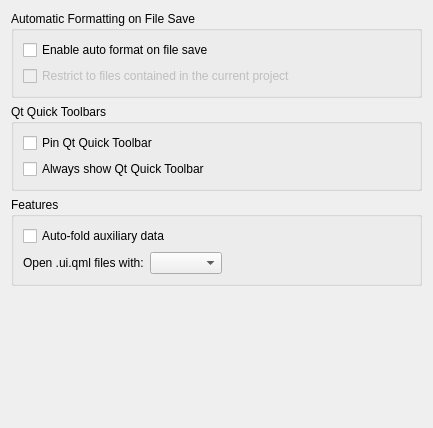
<?xml version="1.0" encoding="UTF-8"?>
<ui version="4.0">
 <class>QmlJSEditor::Internal::QmlJsEditingSettingsPage</class>
 <widget class="QWidget" name="QmlJSEditor::Internal::QmlJsEditingSettingsPage">
  <property name="geometry">
   <rect>
    <x>0</x>
    <y>0</y>
    <width>433</width>
    <height>428</height>
   </rect>
  </property>
  <property name="windowTitle">
   <string/>
  </property>
  <layout class="QGridLayout" name="gridLayout">
   <item row="1" column="0">
    <widget class="QGroupBox" name="groupBox_2">
     <property name="title">
      <string>Qt Quick Toolbars</string>
     </property>
     <layout class="QVBoxLayout" name="verticalLayout">
      <item>
       <widget class="QCheckBox" name="textEditHelperCheckBoxPin">
        <property name="toolTip">
         <string>If enabled, the toolbar will remain pinned to an absolute position.</string>
        </property>
        <property name="text">
         <string>Pin Qt Quick Toolbar</string>
        </property>
       </widget>
      </item>
      <item>
       <widget class="QCheckBox" name="textEditHelperCheckBox">
        <property name="text">
         <string>Always show Qt Quick Toolbar</string>
        </property>
       </widget>
      </item>
     </layout>
    </widget>
   </item>
   <item row="3" column="0">
    <spacer name="verticalSpacer">
     <property name="orientation">
      <enum>Qt::Vertical</enum>
     </property>
     <property name="sizeHint" stdset="0">
      <size>
       <width>20</width>
       <height>40</height>
      </size>
     </property>
    </spacer>
   </item>
   <item row="0" column="0">
    <widget class="QGroupBox" name="groupBox">
     <property name="title">
      <string>Automatic Formatting on File Save</string>
     </property>
     <layout class="QVBoxLayout" name="verticalLayout_2">
      <item>
       <widget class="QCheckBox" name="autoFormatOnSave">
        <property name="text">
         <string>Enable auto format on file save</string>
        </property>
       </widget>
      </item>
      <item>
       <widget class="QCheckBox" name="autoFormatOnlyCurrentProject">
        <property name="enabled">
         <bool>false</bool>
        </property>
        <property name="text">
         <string>Restrict to files contained in the current project</string>
        </property>
       </widget>
      </item>
     </layout>
    </widget>
   </item>
   <item row="2" column="0">
    <widget class="QGroupBox" name="groupBox_3">
     <property name="title">
      <string>Features</string>
     </property>
     <layout class="QVBoxLayout" name="verticalLayout_3">
      <item>
       <widget class="QCheckBox" name="foldAuxDataCheckBox">
        <property name="text">
         <string>Auto-fold auxiliary data</string>
        </property>
       </widget>
      </item>
      <item>
       <layout class="QHBoxLayout" name="uiQmlLayout">
        <item alignment="Qt::AlignLeft">
         <widget class="QLabel" name="uiQmlOpenLabel">
          <property name="text">
           <string>Open .ui.qml files with:</string>
          </property>
         </widget>
        </item>
        <item alignment="Qt::AlignLeft">
         <widget class="QComboBox" name="uiQmlOpenComboBox">
          <property name="sizePolicy">
           <sizepolicy hsizetype="Expanding" vsizetype="Fixed">
            <horstretch>1</horstretch>
            <verstretch>0</verstretch>
           </sizepolicy>
          </property>
         </widget>
        </item>
       </layout>
      </item>
     </layout>
    </widget>
   </item>
  </layout>
 </widget>
 <resources/>
 <connections>
  <connection>
   <sender>autoFormatOnSave</sender>
   <signal>toggled(bool)</signal>
   <receiver>autoFormatOnlyCurrentProject</receiver>
   <slot>setEnabled(bool)</slot>
   <hints>
    <hint type="sourcelabel">
     <x>216</x>
     <y>40</y>
    </hint>
    <hint type="destinationlabel">
     <x>216</x>
     <y>63</y>
    </hint>
   </hints>
  </connection>
 </connections>
</ui>
